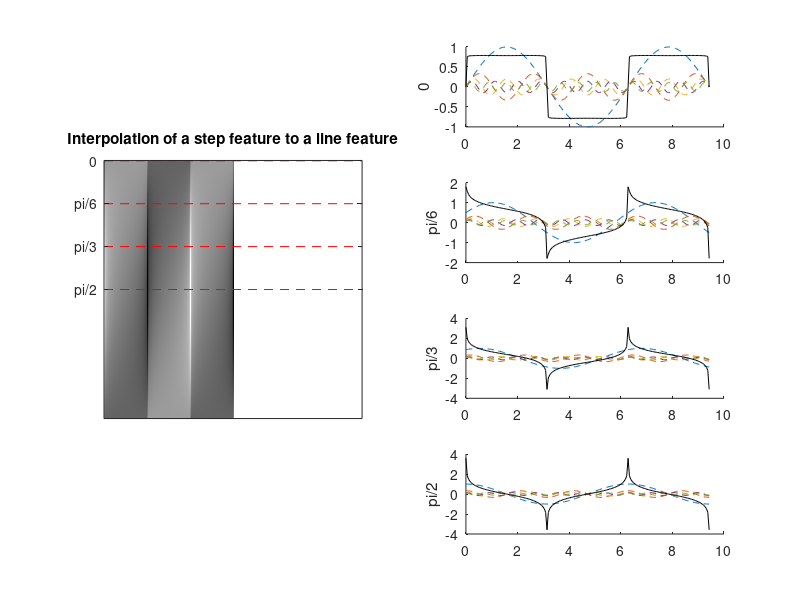

MATLAB code for this plot: (Note: this script raises an error after producing the figure.)
[x phi] = meshgrid(linspace(0,3*pi,181), linspace(0,pi,361));

waves = zeros(361,181);
p = 1;
figure; 
a1 = subplot(4,2,2); hold all; ylabel('0');
a2 = subplot(4,2,4); hold all; ylabel('pi/6');
a3 = subplot(4,2,6); hold all; ylabel('pi/3');
a4 = subplot(4,2,8); hold all; ylabel('pi/2');
for n = 0:181
    
    wave = sin((2*n + 1)*x + phi) / (2*n + 1)^p;
    waves = waves + wave;
    if n < 5
        plot(a1, x(1,:), wave(1,:), '--');
        plot(a2, x(61,:), wave(61,:), '--');
        plot(a3, x(121,:), wave(121,:), '--');
        plot(a4, x(181,:), wave(181,:), '--');
    end
end
plot(a1, x(1,:), waves(1,:), 'k');
plot(a2, x(61,:), waves(61,:), 'k');
plot(a3, x(121,:), waves(121,:), 'k');
plot(a4, x(181,:), waves(181,:), 'k');

subplot(4,2, [1 3 5 7]); imagesc(waves); axis image; colormap(gray(256)); hold on;
title('Interpolation of a step feature to a line feature');
set(gca,...
    'xtick', [],...
    'xticklabel', [],...
    'ytick', [1 61 121 181],...
    'yticklabel', {'0', 'pi/6', 'pi/3', 'pi/2'});
plot([0 0 0 0; 1 1 1 1]*361, [1 61 121 181; 1 61 121 181], 'r--');

[g, dg, ddg] = gaussian_filters_1d(2);
%G2 = ddg;
%H2 = imag(hilbert(G2));
%H2 = H2 - mean(H2(:));
G2 = g' * ddg;
%H2 = g' * dg;
H2 = G2;
for ii = 1:size(H2,1)
    H2(ii,:) = imag(hilbert(H2(ii,:)));
end
I_g2 = imfilter(waves, G2, 'replicate');
I_h2 = imfilter(waves, H2, 'replicate');

figure;
subplot(1,2,1);imagesc(I_g2); axis image; colormap(gray(256));
title('Response to G_2');
subplot(1,2,2);imagesc(I_h2); axis image; colormap(gray(256));
title('Response to H_2');
figure; hold on;
plot(I_g2(:,61), I_h2(:,61), 'b-'); axis equal;
plot(I_g2(:,121), I_h2(:,121), 'r-'); axis equal;
xlabel('G_2');
ylabel('H_2');
title({'Filter response to G_2 and H_2 sampled vertically along features'; 'Blue response from left feature, red responses from right feature'});

figure; hold on;
plot([0 pi; 0 pi; 0 pi; 0 pi; 0 pi]', [pi pi; pi/2 pi/2; 0 0; -pi/2 -pi/2; -pi -pi]', 'k--');
plot(linspace(0,pi,361), atan2(I_h2(:,61), I_g2(:,61)), 'b-');
plot(linspace(0,pi,361), atan2(I_h2(:,121), I_g2(:,121)), 'r-');
set(gca,...
    'ytick', [-pi -pi/2 0 pi/2 pi],...
    'yticklabel', {'-pi', '-pi/2', '0', 'pi/2', 'pi'});
title({'Phase of response (i.e. arctan(H_2/G_2) ) sampled vertically along features'; 'Blue response from left feature, red responses from right feature'});

figure; hold on;
plot(linspace(0,pi,361), sqrt(I_h2(:,61).^2 + I_g2(:,61).^2), 'b-');
plot(linspace(0,pi,361), sqrt(I_h2(:,121).^2 + I_g2(:,121).^2), 'r--');
title({'Magnitude of response (i.e. sqrt(H_2^2 + G_2^2) ) sampled vertically along features'; 'Blue response from left feature, red responses from right feature'});
set(gca, 'ylim', [0 max(get(gca, 'ylim'))]);
